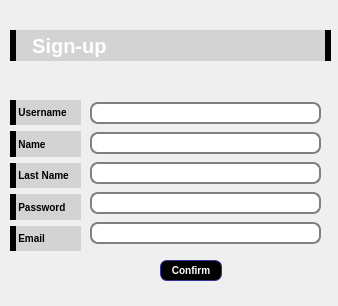
<?xml version="1.0" encoding="UTF-8"?>
<ui version="4.0">
 <class>Dialogaccount</class>
 <widget class="QDialog" name="Dialogaccount">
  <property name="geometry">
   <rect>
    <x>0</x>
    <y>0</y>
    <width>338</width>
    <height>306</height>
   </rect>
  </property>
  <property name="windowTitle">
   <string>Dialog</string>
  </property>
  <property name="styleSheet">
   <string notr="true">QLabel {
font-weight: bold;
font-size: 10px;
}
QLineEdit {
padding: 1px;
border-style: solid;
border: 2px solid gray;
border-radius: 8px;
}


QPushButton {
color: white;
font-weight: bold;
background-color: black;
border-width: 1px;
border-color: #339;
border-style: solid;
border-radius: 7;
padding: 3px;
font-size: 10px;
padding-left: 5px;
padding-right: 5px;
min-width: 50px;
max-width: 50px;
min-height: 13px;
max-height: 13px;
}</string>
  </property>
  <widget class="QLabel" name="label">
   <property name="geometry">
    <rect>
     <x>10</x>
     <y>30</y>
     <width>321</width>
     <height>31</height>
    </rect>
   </property>
   <property name="styleSheet">
    <string notr="true">color:white;


 border-left: 6px solid black;
 border-right: 6px solid black;
  background-color: lightgrey;
font-size:20px;


</string>
   </property>
   <property name="text">
    <string>    Sign-up </string>
   </property>
  </widget>
  <widget class="QPushButton" name="pushButton">
   <property name="geometry">
    <rect>
     <x>160</x>
     <y>260</y>
     <width>62</width>
     <height>21</height>
    </rect>
   </property>
   <property name="text">
    <string>Confirm</string>
   </property>
   <property name="icon">
    <iconset>
     <normaloff>../small-button-clip-art-clkerm-vector-clip-art-37.png</normaloff>../small-button-clip-art-clkerm-vector-clip-art-37.png</iconset>
   </property>
  </widget>
  <widget class="QWidget" name="layoutWidget">
   <property name="geometry">
    <rect>
     <x>10</x>
     <y>100</y>
     <width>71</width>
     <height>151</height>
    </rect>
   </property>
   <layout class="QVBoxLayout" name="verticalLayout">
    <item>
     <widget class="QLabel" name="label_4">
      <property name="styleSheet">
       <string notr="true">

 border-left: 6px solid black;

  background-color: lightgrey;


</string>
      </property>
      <property name="text">
       <string>   Username</string>
      </property>
     </widget>
    </item>
    <item>
     <widget class="QLabel" name="label_2">
      <property name="styleSheet">
       <string notr="true">

 border-left: 6px solid black;

  background-color: lightgrey;


</string>
      </property>
      <property name="text">
       <string>   Name</string>
      </property>
     </widget>
    </item>
    <item>
     <widget class="QLabel" name="label_3">
      <property name="styleSheet">
       <string notr="true">

 border-left: 6px solid black;

  background-color: lightgrey;


</string>
      </property>
      <property name="text">
       <string>   Last Name</string>
      </property>
     </widget>
    </item>
    <item>
     <widget class="QLabel" name="label_5">
      <property name="styleSheet">
       <string notr="true">

 border-left: 6px solid black;

  background-color: lightgrey;


</string>
      </property>
      <property name="text">
       <string>   Password</string>
      </property>
     </widget>
    </item>
    <item>
     <widget class="QLabel" name="label_6">
      <property name="styleSheet">
       <string notr="true">

 border-left: 6px solid black;

  background-color: lightgrey;


</string>
      </property>
      <property name="text">
       <string>   Email</string>
      </property>
     </widget>
    </item>
   </layout>
  </widget>
  <widget class="QWidget" name="layoutWidget">
   <property name="geometry">
    <rect>
     <x>90</x>
     <y>100</y>
     <width>231</width>
     <height>151</height>
    </rect>
   </property>
   <layout class="QVBoxLayout" name="verticalLayout_2">
    <item>
     <widget class="QLineEdit" name="lineEdit">
      <property name="styleSheet">
       <string notr="true"/>
      </property>
     </widget>
    </item>
    <item>
     <widget class="QLineEdit" name="lineEdit_2"/>
    </item>
    <item>
     <widget class="QLineEdit" name="lineEdit_3"/>
    </item>
    <item>
     <widget class="QLineEdit" name="lineEdit_4">
      <property name="echoMode">
       <enum>QLineEdit::Password</enum>
      </property>
     </widget>
    </item>
    <item>
     <widget class="QLineEdit" name="lineEdit_5"/>
    </item>
   </layout>
  </widget>
 </widget>
 <resources/>
 <connections/>
</ui>
